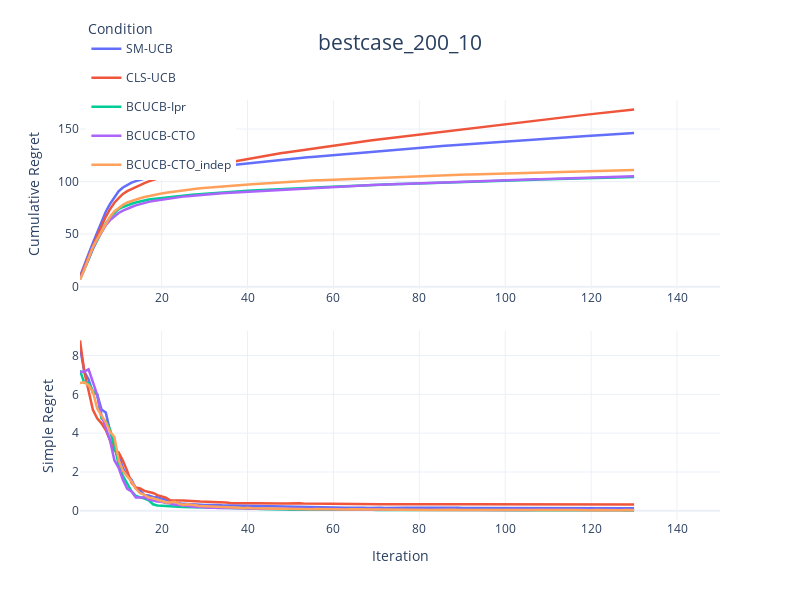

Notebook source saved alongside this figure:
### Code cell
import pandas as pd
import plotly.graph_objects as go
import plotly.express as px
from plotly.subplots import make_subplots
import plotly.io as pio
import os
import numpy as np

text = "bestcase"

# 定义文件夹路径
data_folder = os.path.join('Data', text)

simple_regret_files = ['200_10_smallest_pre.csv','200_10_cluster_pre.csv', '200_10_dynamic_pre.csv', '200_10_cyclic_pre.csv', '200_10_independent_pre.csv']
cumulative_regret_files = ['200_10_smallest.csv','200_10_cluster.csv','200_10_dynamic.csv', '200_10_cyclic.csv', '200_10_independent.csv']
curve_names = ['SM-UCB','CLS-UCB', 'BCUCB-Ipr', 'BCUCB-CTO', 'BCUCB-CTO_indep']

# simple_regret_files = ['200_10_smallest_pre.csv','200_10_cluster_pre.csv', '200_10_dynamic_pre.csv', '200_10_cyclic_pre.csv']
# cumulative_regret_files = ['200_10_smallest.csv','200_10_cluster.csv','200_10_dynamic.csv', '200_10_cyclic.csv']
# curve_names = ['SM-UCB','CLS-UCB', 'BCUCB-Ipr', 'BCUCB-CTO']

colors = px.colors.qualitative.Plotly[:len(curve_names)] 

# 创建DataFrame存储Simple Regret和Cumulative Regret
simple_regret_data = pd.DataFrame()
cumulative_regret_data = pd.DataFrame()

# 加载Simple Regret数据（来自pre文件）
for file, name in zip(simple_regret_files, curve_names):
    file_path = os.path.join(data_folder, file)
    df = pd.read_csv(file_path, index_col='Repetition')
    
    # 计算每个step的均值（Simple Regret）
    mean_results = df.mean(axis=0)
    
    # 添加到Simple Regret DataFrame
    temp_df = pd.DataFrame({
        'Iter': range(1, 151),
        'Value': mean_results.values,
        'Condition': name
    })
    simple_regret_data = pd.concat([simple_regret_data, temp_df])

# 加载Cumulative Regret数据（来自原始文件）
for file, name in zip(cumulative_regret_files, curve_names):
    file_path = os.path.join(data_folder, file)
    df = pd.read_csv(file_path, index_col='Repetition')
    
    # 计算每个step的均值
    mean_results = df.mean(axis=0)
    
    # 计算Cumulative Regret
    cumsum_results = np.cumsum(mean_results.values)
    temp_df = pd.DataFrame({
        'Iter': range(1, 151),
        'Value': cumsum_results,
        'Condition': name
    })
    cumulative_regret_data = pd.concat([cumulative_regret_data, temp_df])

# 创建子图（2行1列，垂直排列）- 删除子图标题
fig = make_subplots(
    rows=2, cols=1,
    vertical_spacing=0.1
    # 删除了 subplot_titles 参数
)

# 第一子图：Cumulative Regret（来自原始文件）- 先画Cumulative Regret
for i, condition in enumerate(curve_names):
    cumsum_df = cumulative_regret_data[cumulative_regret_data['Condition'] == condition]
    fig.add_trace(
        go.Scatter(
            x=cumsum_df['Iter'],
            y=cumsum_df['Value'],
            name=condition,
            legendgroup=condition,
            showlegend=True,  # 在第一子图显示图例
            line=dict(color=colors[i],width=2.5),
            meta=[condition],
            hovertemplate="Iter: %{x}<br>Cumulative Regret: %{y:.4f}<br>Condition: %{meta[0]}<extra></extra>"
        ),
        row=1, col=1  # Cumulative Regret放在第一行
    )

# 第二子图：Obs-based Simple Regret（来自pre文件）
for i, condition in enumerate(curve_names):
    simple_df = simple_regret_data[simple_regret_data['Condition'] == condition]
    fig.add_trace(
        go.Scatter(
            x=simple_df['Iter'],
            y=simple_df['Value'],
            name=condition,
            legendgroup=condition,
            showlegend=False,  # 避免重复图例
            line=dict(color=colors[i],width=2.5),
            meta=[condition],
            hovertemplate="Iter: %{x}<br>Simple Regret: %{y:.4f}<br>Condition: %{meta[0]}<extra></extra>"
        ),
        row=2, col=1  # Simple Regret放在第二行
    )

# 更新布局
fig.update_layout(
    title_text=text+"_200_10",
    title_x=0.5,
    title_font=dict(size=21),
    height=600,
    width=800,
    template='plotly_white',
    legend_title_text='Condition',
    legend=dict(yanchor="top", y=1.2, xanchor="left", x=0.01)
)

# 更新Y轴和X轴标签
fig.update_yaxes(title_text="Cumulative Regret", row=1, col=1)  # 第一子图Y轴标签
fig.update_yaxes(title_text="Simple Regret", row=2, col=1)      # 第二子图Y轴标签
fig.update_xaxes(title_text="Iteration", row=2, col=1)          # 仅底部子图显示X轴标签

# 显示图形
fig.show()

# 保存为HTML文件（可选）
# pio.write_html(fig, 'combined_simple_cumulative_plot.html')
#fig.write_image(text+"_200_10", format="png", width=800, height=600, scale=3)

### Figure 1 — Plotly figure (JSON) as saved in the notebook; plotly's stock layout.template omitted (floating-point values rounded to 4 significant figures; data arrays with more than 128 entries replaced by an {"elided": "..."} marker saying what was removed)
{"data": [{"hovertemplate": "Iter: %{x}<br>Cumulative Regret: %{y:.4f}<br>Condition: %{meta[0]}<extra></extra>", "legendgroup": "SM-UCB", "line": {"color": "#636EFA", "width": 2.5}, "meta": ["SM-UCB"], "name": "SM-UCB", "showlegend": true, "type": "scatter", "x": {"elided": "150 int values"}, "xaxis": "x", "y": {"elided": "150 float values"}, "yaxis": "y"}, {"hovertemplate": "Iter: %{x}<br>Cumulative Regret: %{y:.4f}<br>Condition: %{meta[0]}<extra></extra>", "legendgroup": "CLS-UCB", "line": {"color": "#EF553B", "width": 2.5}, "meta": ["CLS-UCB"], "name": "CLS-UCB", "showlegend": true, "type": "scatter", "x": {"elided": "150 int values"}, "xaxis": "x", "y": {"elided": "150 float values"}, "yaxis": "y"}, {"hovertemplate": "Iter: %{x}<br>Cumulative Regret: %{y:.4f}<br>Condition: %{meta[0]}<extra></extra>", "legendgroup": "BCUCB-Ipr", "line": {"color": "#00CC96", "width": 2.5}, "meta": ["BCUCB-Ipr"], "name": "BCUCB-Ipr", "showlegend": true, "type": "scatter", "x": {"elided": "150 int values"}, "xaxis": "x", "y": {"elided": "150 float values"}, "yaxis": "y"}, {"hovertemplate": "Iter: %{x}<br>Cumulative Regret: %{y:.4f}<br>Condition: %{meta[0]}<extra></extra>", "legendgroup": "BCUCB-CTO", "line": {"color": "#AB63FA", "width": 2.5}, "meta": ["BCUCB-CTO"], "name": "BCUCB-CTO", "showlegend": true, "type": "scatter", "x": {"elided": "150 int values"}, "xaxis": "x", "y": {"elided": "150 float values"}, "yaxis": "y"}, {"hovertemplate": "Iter: %{x}<br>Cumulative Regret: %{y:.4f}<br>Condition: %{meta[0]}<extra></extra>", "legendgroup": "BCUCB-CTO_indep", "line": {"color": "#FFA15A", "width": 2.5}, "meta": ["BCUCB-CTO_indep"], "name": "BCUCB-CTO_indep", "showlegend": true, "type": "scatter", "x": {"elided": "150 int values"}, "xaxis": "x", "y": {"elided": "150 float values"}, "yaxis": "y"}, {"hovertemplate": "Iter: %{x}<br>Simple Regret: %{y:.4f}<br>Condition: %{meta[0]}<extra></extra>", "legendgroup": "SM-UCB", "line": {"color": "#636EFA", "width": 2.5}, "meta": ["SM-UCB"], "name": "SM-UCB", "showlegend": false, "type": "scatter", "x": {"elided": "150 int values"}, "xaxis": "x2", "y": {"elided": "150 float values"}, "yaxis": "y2"}, {"hovertemplate": "Iter: %{x}<br>Simple Regret: %{y:.4f}<br>Condition: %{meta[0]}<extra></extra>", "legendgroup": "CLS-UCB", "line": {"color": "#EF553B", "width": 2.5}, "meta": ["CLS-UCB"], "name": "CLS-UCB", "showlegend": false, "type": "scatter", "x": {"elided": "150 int values"}, "xaxis": "x2", "y": {"elided": "150 float values"}, "yaxis": "y2"}, {"hovertemplate": "Iter: %{x}<br>Simple Regret: %{y:.4f}<br>Condition: %{meta[0]}<extra></extra>", "legendgroup": "BCUCB-Ipr", "line": {"color": "#00CC96", "width": 2.5}, "meta": ["BCUCB-Ipr"], "name": "BCUCB-Ipr", "showlegend": false, "type": "scatter", "x": {"elided": "150 int values"}, "xaxis": "x2", "y": {"elided": "150 float values"}, "yaxis": "y2"}, {"hovertemplate": "Iter: %{x}<br>Simple Regret: %{y:.4f}<br>Condition: %{meta[0]}<extra></extra>", "legendgroup": "BCUCB-CTO", "line": {"color": "#AB63FA", "width": 2.5}, "meta": ["BCUCB-CTO"], "name": "BCUCB-CTO", "showlegend": false, "type": "scatter", "x": {"elided": "150 int values"}, "xaxis": "x2", "y": {"elided": "150 float values"}, "yaxis": "y2"}, {"hovertemplate": "Iter: %{x}<br>Simple Regret: %{y:.4f}<br>Condition: %{meta[0]}<extra></extra>", "legendgroup": "BCUCB-CTO_indep", "line": {"color": "#FFA15A", "width": 2.5}, "meta": ["BCUCB-CTO_indep"], "name": "BCUCB-CTO_indep", "showlegend": false, "type": "scatter", "x": {"elided": "150 int values"}, "xaxis": "x2", "y": {"elided": "150 float values"}, "yaxis": "y2"}], "layout": {"height": 600, "legend": {"title": {"text": "Condition"}, "x": 0.01, "xanchor": "left", "y": 1.2, "yanchor": "top"}, "title": {"font": {"size": 21}, "text": "bestcase_200_10", "x": 0.5}, "width": 800, "xaxis": {"anchor": "y", "domain": [0, 1]}, "xaxis2": {"anchor": "y2", "domain": [0, 1], "title": {"text": "Iteration"}}, "yaxis": {"anchor": "x", "domain": [0.55, 1], "title": {"text": "Cumulative Regret"}}, "yaxis2": {"anchor": "x2", "domain": [0, 0.45], "title": {"text": "Simple Regret"}}}}
